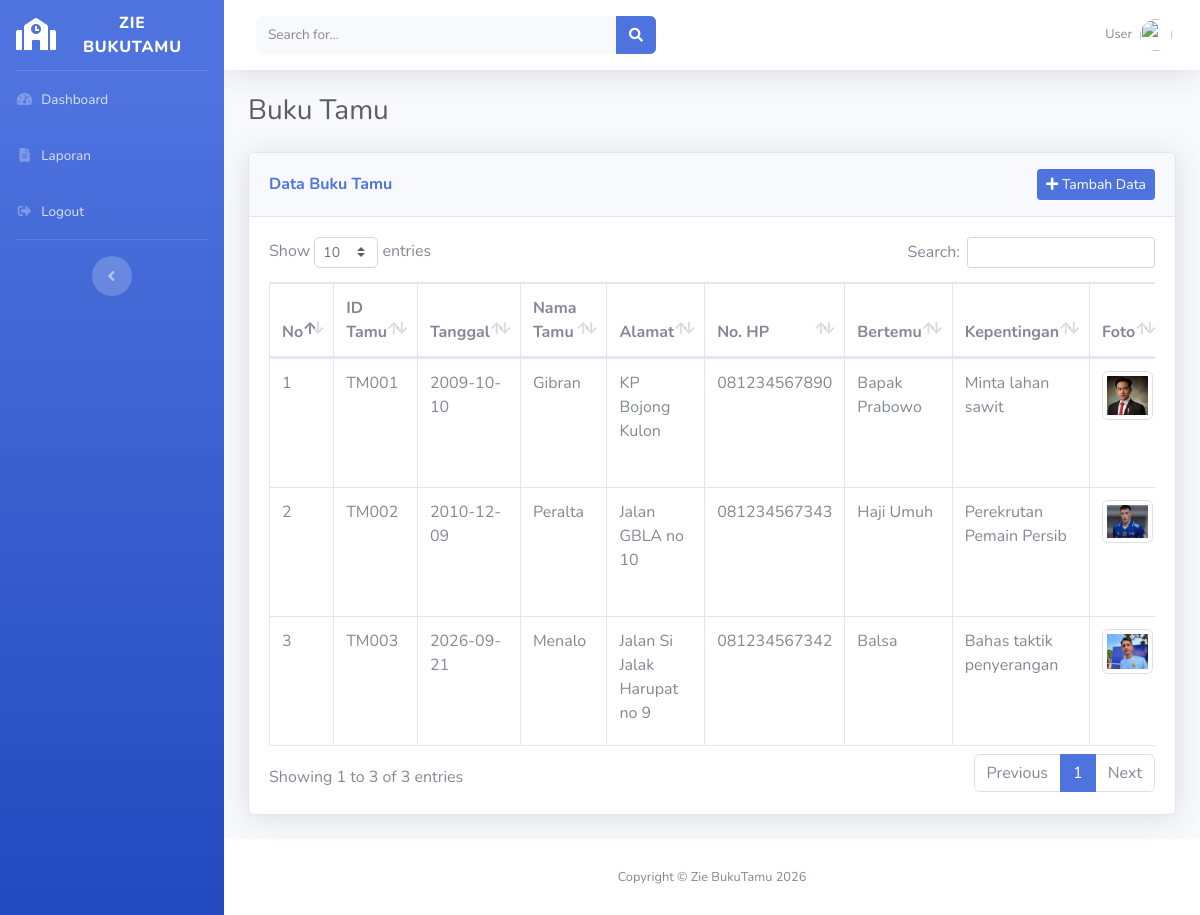
Page /buku-tamu.php (signed in) on the committed database.
### tables this page shows
CREATE TABLE `buku_tamu` (
  `id_tamu` varchar(5) NOT NULL,
  `tanggal` date DEFAULT NULL,
  `nama_tamu` varchar(255) DEFAULT NULL,
  `alamat` text DEFAULT NULL,
  `no_hp` varchar(13) DEFAULT NULL,
  `bertemu` varchar(255) DEFAULT NULL,
  `kepentingan` varchar(255) DEFAULT NULL,
  `gambar` varchar(255) DEFAULT NULL
);

### function.php (called while the page is built, shortened)
<?php
require_once('koneksi.php');
function query($query) {
    global $koneksi;
    $result = mysqli_query($koneksi, $query);
    $rows = [];
    while ($row = mysqli_fetch_assoc($result)) {
        $rows[] = $row;
    }
    return $rows;
}
?>

### buku-tamu.php (the view, shortened to what this page needs)
<?php
require_once('function.php');
include_once('templates/header.php');
$buku_tamu = query("SELECT * FROM buku_tamu");
?>
<div class="container-fluid">
    <h1 class="h3 mb-4 text-gray-800">Buku Tamu</h1>
    <div class="card shadow mb-4">
        <div class="card-header py-3 d-flex justify-content-between align-items-center">
            <h6 class="m-0 font-weight-bold text-primary">Data Buku Tamu</h6>
            <button type="button" class="btn btn-primary btn-sm" data-toggle="modal" data-target="#tambahModal">
                <i class="fas fa-plus"></i> Tambah Data
            </button>
        </div>
        <div class="card-body">
            <div class="table-responsive">
                <table class="table table-bordered" id="dataTable" width="100%" cellspacing="0">
                    <thead>
                        <tr>
                            <th>No</th>
                            <th>ID Tamu</th>
                            <th>Tanggal</th>
                            <th>Nama Tamu</th>
                            <th>Alamat</th>
                            <th>No. HP</th>
                            <th>Bertemu</th>
                            <th>Kepentingan</th>
                            <th>Foto</th>
                        </tr>
                    </thead>
                    <tbody>
                        <?php $no = 1; ?>
                        <?php foreach ($buku_tamu as $row) : ?>
                            <tr>
                                <td><?= $no++; ?></td>
                                <td><?= $row['id_tamu']; ?></td>
                                <td><?= $row['tanggal']; ?></td>
                                <td><?= $row['nama_tamu']; ?></td>
                                <td><?= $row['alamat']; ?></td>
                                <td><?= $row['no_hp']; ?></td>
                                <td><?= $row['bertemu']; ?></td>
                                <td><?= $row['kepentingan']; ?></td>
                                <td class="text-center">
                                    <img src="assets/upload_gambar/<?= $row['gambar']; ?>" width="70" class="img-thumbnail" alt="Foto Tamu">
                                </td>
                            </tr>
                        <?php endforeach; ?>
                    </tbody>
                </table>
            </div>
        </div>
    </div>
</div>
<?php
include_once('templates/footer.php');
?>

### templates/header.php (shortened to what this page needs)
<!DOCTYPE html>
<html lang="en">
<head>
    <link href="assets/vendor/fontawesome-free/css/all.min.css" rel="stylesheet" type="text/css">
    <link href="assets/css/sb-admin-2.min.css" rel="stylesheet">
    <link href="assets/vendor/datatables/dataTables.bootstrap4.min.css" rel="stylesheet">
</head>
<body id="page-top">
    <div id="wrapper">
        <ul class="navbar-nav bg-gradient-primary sidebar sidebar-dark accordion" id="accordionSidebar">
            <a class="sidebar-brand d-flex align-items-center justify-content-center" href="index.php">
                <div class="sidebar-brand-icon">
                    <i class="fas fa-school"></i>
                </div>
                <div class="sidebar-brand-text mx-3">Zie BukuTamu</div>
            </a>
            <hr class="sidebar-divider my-0">
            <li class="nav-item">
                <a class="nav-link" href="index.php">
                    <i class="fas fa-fw fa-tachometer-alt"></i>
                    <span>Dashboard</span>
                </a>
            </li>
            <li class="nav-item">
                <a class="nav-link" href="laporan.php">
                    <i class="fas fa-fw fa-file-alt"></i>
                    <span>Laporan</span>
                </a>
            </li>
            <li class="nav-item">
                <a class="nav-link" href="logout.php" onclick="return confirm('Apakah anda yakin ingin keluar?')">
                    <i class="fas fa-fw fa-sign-out-alt"></i>
                    <span>Logout</span>
                </a>
            </li>
            <hr class="sidebar-divider d-none d-md-block">
            <div class="text-center d-none d-md-inline">
                <button class="rounded-circle border-0" id="sidebarToggle"></button>
            </div>
        </ul>
        <div id="content-wrapper" class="d-flex flex-column">
            <div id="content">
                <nav class="navbar navbar-expand navbar-light bg-white topbar mb-4 static-top shadow">
                    <form class="d-none d-sm-inline-block form-inline mr-auto ml-md-3 my-2 my-md-0 mw-100 navbar-search">
                        <div class="input-group">
                            <input type="text" class="form-control bg-light border-0 small" placeholder="Search for..." aria-label="Search" aria-describedby="basic-addon2">
                            <div class="input-group-append">
                                <button class="btn btn-primary" type="button">
                                    <i class="fas fa-search fa-sm"></i>
                                </button>
                            </div>
                        </div>
                    </form>
                    <ul class="navbar-nav ml-auto">
                        <li class="nav-item dropdown no-arrow">
                            <a class="nav-link dropdown-toggle" href="#" id="userDropdown" role="button" data-toggle="dropdown" aria-haspopup="true" aria-expanded="false">
                                <span class="mr-2 d-none d-lg-inline text-gray-600 small"><?= $_SESSION['username'] ?? 'User'; ?></span>
                                <img class="img-profile rounded-circle" src="https://startbootstrap.github.io/startbootstrap-sb-admin-2/img/undraw_profile.svg">
                            </a>
                        </li>
                    </ul>
                </nav>

### templates/footer.php (shortened to what this page needs)
</div>
<footer class="sticky-footer bg-white">
    <div class="container my-auto">
        <div class="copyright text-center my-auto">
            <span>Copyright &copy; Zie BukuTamu 2026</span>
        </div>
    </div>
</footer>
</div>
</div>
</body>
</html>

### rows in the picture
buku_tamu: id_tamu "TM001", tanggal "2009-10-10", nama_tamu "Gibran", alamat "KP Bojong Kulon", no_hp "081234567890", bertemu "Bapak Prabowo", kepentingan "Minta lahan sawit", gambar (picture)
buku_tamu: id_tamu "TM002", tanggal "2010-12-09", nama_tamu "Peralta", alamat "Jalan GBLA no 10", no_hp "081234567343", bertemu "Haji Umuh", kepentingan "Perekrutan Pemain Persib", gambar (picture)
buku_tamu: id_tamu "TM003", tanggal "2026-09-21", nama_tamu "Menalo", alamat "Jalan Si Jalak Harupat no 9", no_hp "081234567342", bertemu "Balsa", kepentingan "Bahas taktik penyerangan", gambar (picture)

### other values in the picture
$_SESSION['username'] "User"
